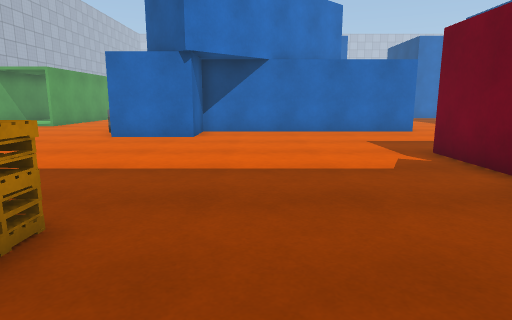
[1] (above)

24 first-person views from a walk through a scene from a Unity 3-D project. The camera is 1.2 m above the floor, tilts 10° down and sees 75° across. The floor is counted in squares, 1 m on a side. Each view is taken from the middle of a square. On the plan, view 1 faces up. The plan holds only what a view shows up to about 14 squares ahead; the rest is blank. The place goes on beyond the plan. The player character is not drawn. Some surface patterns are stand-ins.

[2]
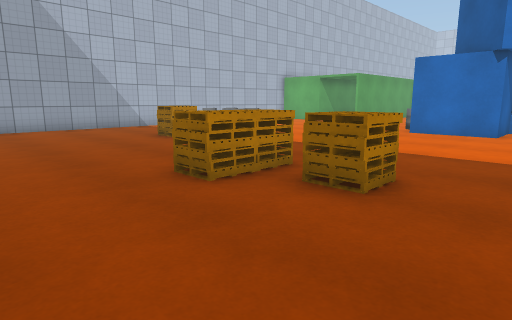

[3]
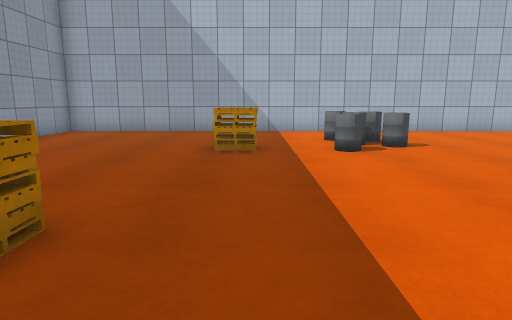

[4]
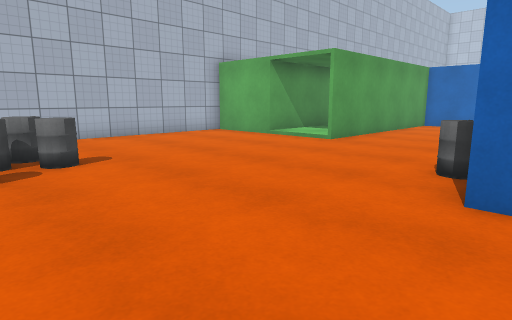

[5]
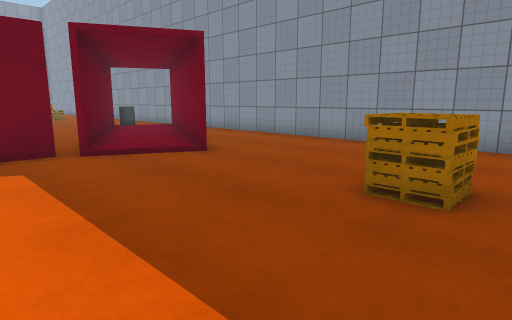

[6]
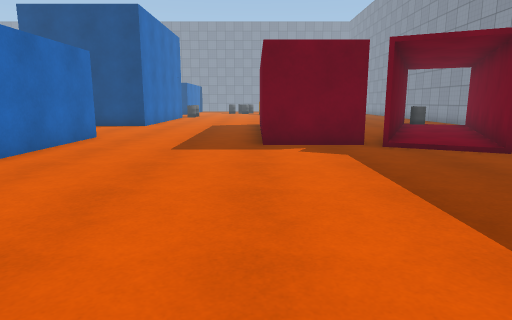

[7]
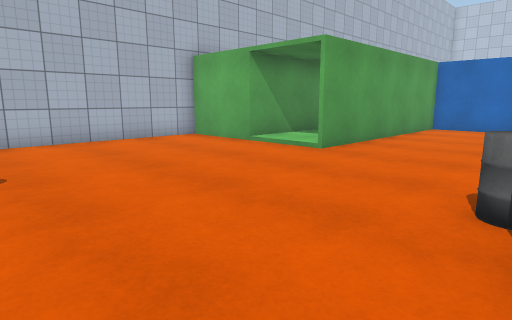

[8]
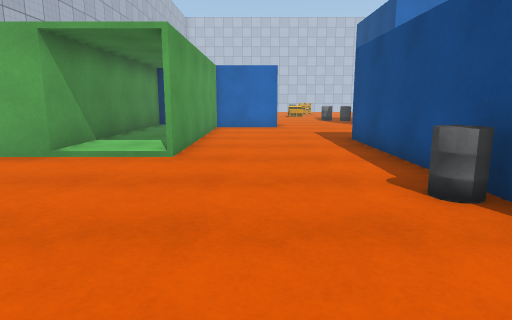

[9]
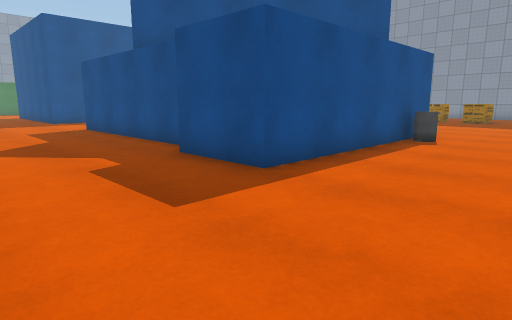

[10]
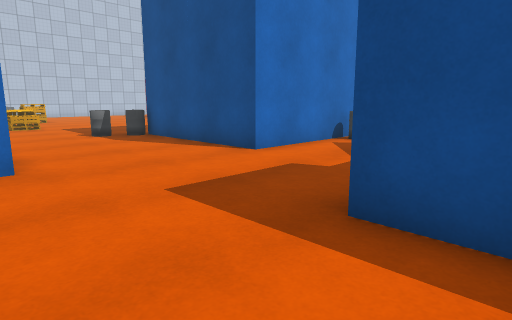

[11]
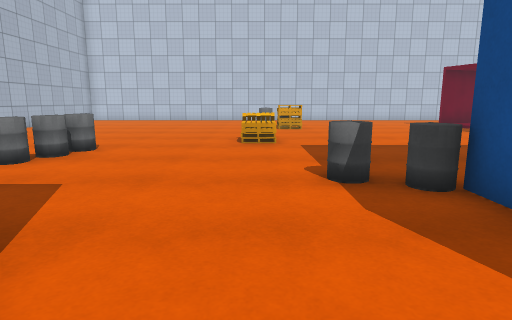

[12]
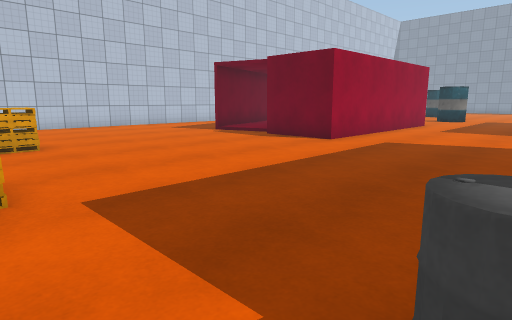

[13]
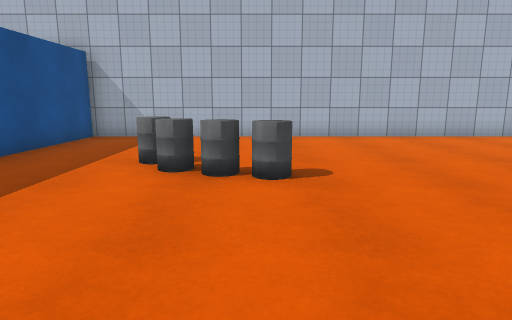

[14]
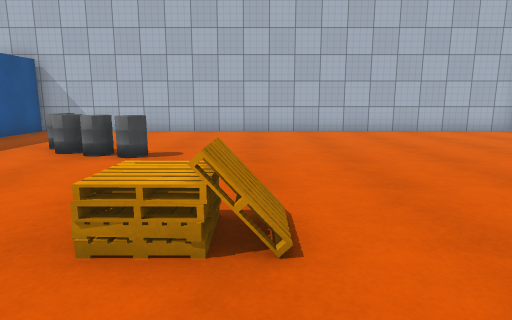

[15]
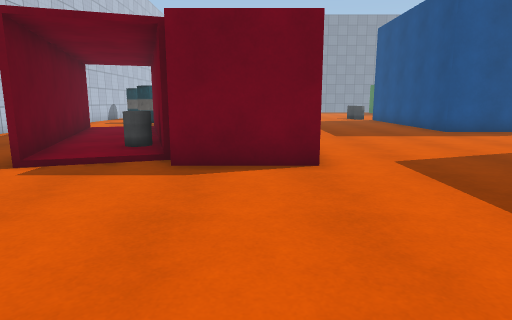

[16]
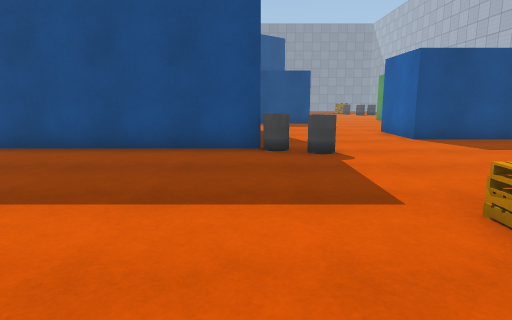

[17]
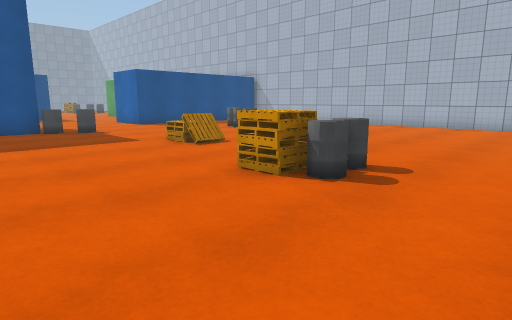

[18]
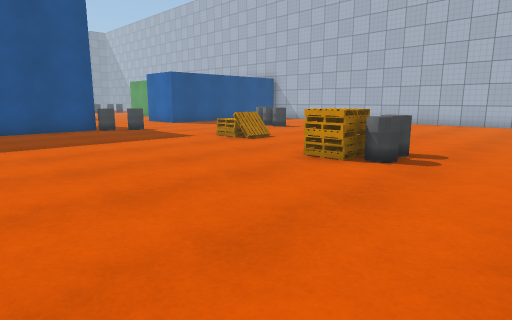

[19]
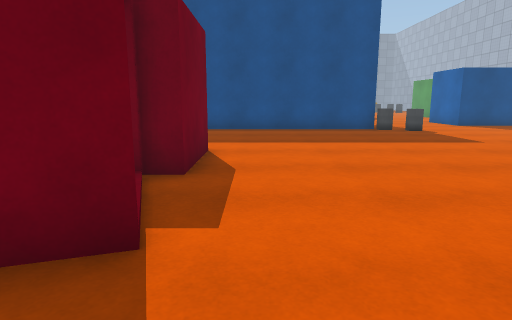

[20]
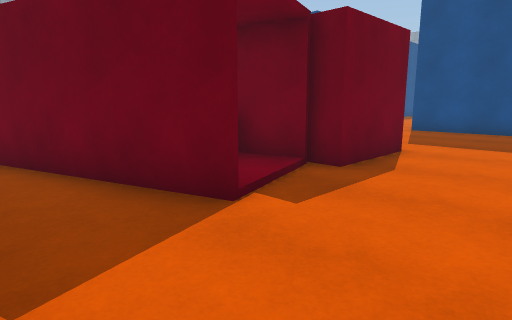

[21]
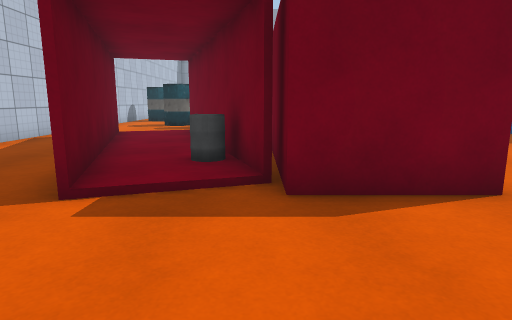

[22]
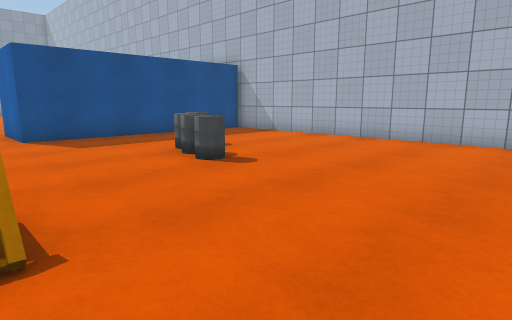

[23]
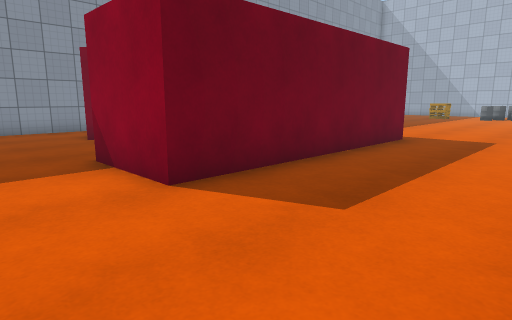

[24]
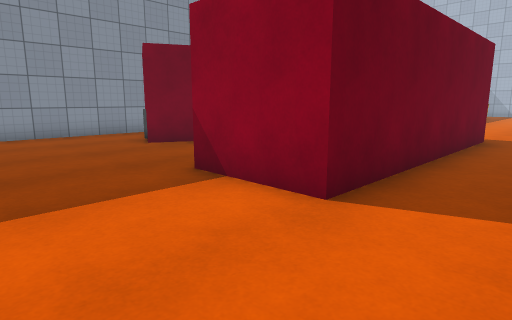

### Floor plan
Key: @ floor where view 1 was taken; # wall or solid block; . main floor; : floor 0.25 m higher than the main floor; / step, stairs or slope; C container; B barrel; O other object.
Columns run from 16 left of view 1 to 16 right of it. Each row starts with its distance up from view 1.
 44 #....        ..... ....... CC
 43 #.......................CCC
 42 #...................CCCC
 41 #..........BBB......C     CCCC
 40 #...........OO.......:BCCCC
 39 #....................CC.
 38 #...................CC CC
 37 #...................C
 36 #..........O........CCCCCCC
 35 #..........O...............
 34 #............................
 33 #.....BB.....................
 32 #.....BB.....................
 31 #....BB......................
 30 #...........BBB..............
 29 #.............BCCCCCCCC ...CC
 28 #.............C           .C
 27 #CCCCCCCCC....C            C
 26          C....C
 25       CCCC....C
 24    C  C.......CCCCOC
 23    C  C...........O
 22    C  C..................
 21    C  C..................
 20    C  C....CCCC.........
 19    C  C....C   CCCCCCCC
 18    C  C....C
 17    C  C....C
 16 #CCC//C....C   CCC
 15 #..........C  CC  C
 14 #..........C  CCCCCCCCC...
 13 #.........BB  C...........
 12 #..........C  C........... ... .
 11 #..........CCCC................
 10 #................................
  9 #   BB..........................
  8 #  BBB...............CCCCCCCC....
  7 #..B..B.............C       C....
  6 #...................C       C....
  5 #....OO.............C       C...
  4 #....OO.............CCC...  ....
  3 #..........OOOO..../  CCC.......
  2 #..........OOOO....CC   CCC.....
  1 #..........OO.......CCC   CO....
  0 #...............@.....CCC  O....
 -1 #.......................CCC.....
 -2 #....       ... ........  .....
 -3 #####        ###########  #####

Positions as (right, up) in squares from view 1, and headings:
1: (0, 0), facing up
2: (0, -2), facing up-left
3: (-2, 5), facing left
4: (-4, 7), facing up-left
5: (-4, 7), facing down-right
6: (-5, 8), facing right
7: (-5, 9), facing up-left
8: (-8, 9), facing up
9: (-9, 24), facing down-right
10: (-8, 18), facing up-right
11: (-5, 25), facing up
12: (-5, 30), facing up-right
13: (-4, 33), facing left
14: (-2, 36), facing left
15: (-2, 37), facing right
16: (-2, 38), facing down
17: (1, 44), facing down-left
18: (3, 44), facing down-left
19: (3, 44), facing down
20: (1, 44), facing down-right
21: (0, 39), facing right
22: (-5, 39), facing down-left
23: (15, 12), facing down-left
24: (16, 10), facing down-left
